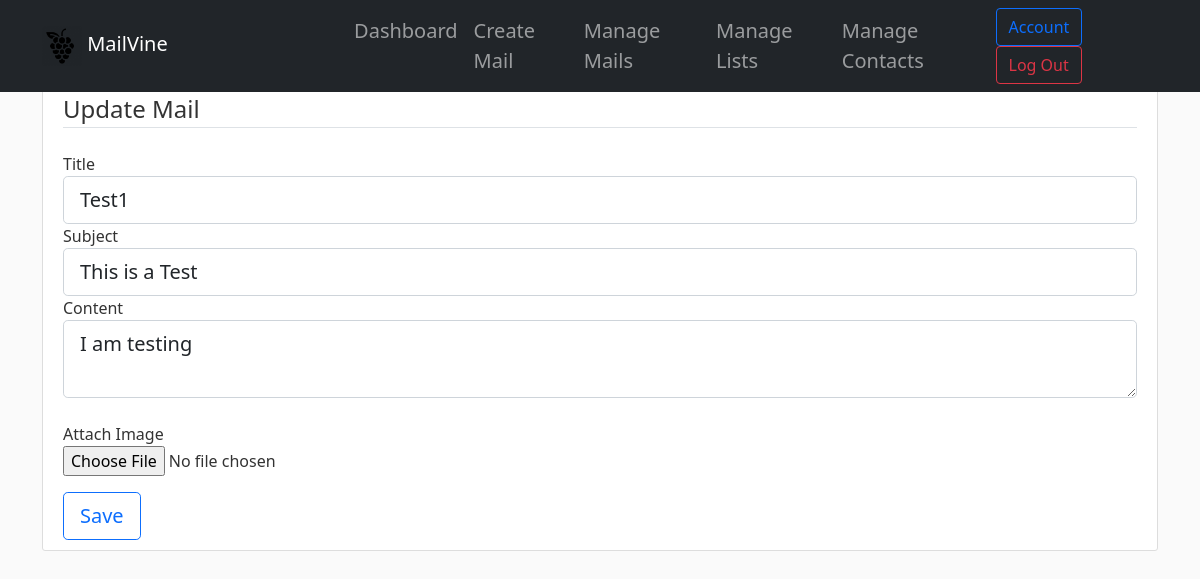
The page /mail/1/update (signed in) on the database its author committed.
### mailvine/models.py (models this page shows, shortened)
class Mail(db.Model):
    id = db.Column(db.Integer, primary_key=True)
    title = db.Column(db.String(60), nullable=False)
    subject = db.Column(db.String(120), nullable=False, default='Check this out!')
    email_text = db.Column(db.Text, nullable=False)
    email_photo = db.Column(db.String(20))
    is_active = db.Column(db.Boolean, nullable=False, default=1)
    created_at = db.Column(db.DateTime, nullable=False, default=datetime.utcnow)
    user_id = db.Column(db.Integer, db.ForeignKey('user.id'), nullable=False)

### mailvine/routes.py (the view)
@app.route('/mail/<int:mail_id>/update', methods=['GET', 'POST'])
@login_required
def update_mail(mail_id):
    mail = Mail.query.get_or_404(mail_id)
    if mail.user != current_user:
        abort(403)
    form = MailForm()
    if form.validate_on_submit():
        mail.title = form.title.data
        mail.subject = form.subject.data
        mail.email_text = form.email_text.data
        mail.email_photo = form.picture.data
        db.session.commit()
        flash('Mail has been updated!', 'success')
        return redirect(url_for('mail', mail_id=mail.id))
    elif request.method == 'GET':
        form.title.data = mail.title
        form.subject.data = mail.subject
        form.email_text.data = mail.email_text
        form.picture.data = mail.email_photo
    return render_template('create_mail.html', form=form, legend='Update Mail')

### mailvine/forms.py
class MailForm(FlaskForm):
    title = StringField('Title', validators=[DataRequired()])
    subject = StringField('Subject', validators=[DataRequired()])
    email_text = TextAreaField('Content', validators=[DataRequired()])
    picture = FileField('Attach Image', validators=[FileAllowed(['jpg', 'png'])])
    submit = SubmitField('Save')

### mailvine/models.py (called while the page is built)
@login_manager.user_loader
def load_user(user_id):
    return User.query.get(int(user_id))

### mailvine/templates/create_mail.html (shortened to what this page needs)
{% extends "dashboard_layout.html" %}
{% block body %}
<div class="container ">
<main class="content-section" >
    <form action="" method="POST">
        <fieldset class="form-group">
            <legend class="border-bottom mb-4">{{ legend }}</legend>
            <div class="form-group">
                {{ form.title.label(class="form-control-label") }}
                {% if form.title.errors %}
                {{ form.title(class="form-control form-control-lg is-invalid") }}
                <div class="invalid-feedback">
                    {% for error in form.title.errors %}
                    <span>{{ error }}</span>
                    {% endfor %}
                </div>
                {% else %}
                {{ form.title(class="form-control form-control-lg") }}
                {% endif %}
            </div>
            <div class="form-group">
                {{ form.subject.label(class="form-control-label") }}
                {% if form.subject.errors %}
                {{ form.subject(class="form-control form-control-lg is-invalid") }}
                <div class="invalid-feedback">
                    {% for error in form.subject.errors %}
                    <span>{{ error }}</span>
                    {% endfor %}
                </div>
                {% else %}
                {{ form.subject(class="form-control form-control-lg") }}
                {% endif %}
            </div>
            <div class="form-group">
                {{ form.email_text.label(class="form-control-label") }}
                {% if form.email_text.errors %}
                {{ form.email_text(class="form-control form-control-lg is-invalid") }}
                <div class="invalid-feedback">
                    {% for error in form.email_text.errors %}
                    <span>{{ error }}</span>
                    {% endfor %}
                </div>
                {% else %}
                {{ form.email_text(class="form-control form-control-lg") }}
                {% endif %}
            </div>
            <div class="form-group"><br>
                {{ form.picture.label() }}<br>
                {{ form.picture(class="form-control-file") }}
            </div>
        </fieldset>
        <div class="form-group pt-3">
            {{ form.submit(class="btn btn-outline-primary btn-lg") }}
        </div>
    </form>
</main>
</div>
{%endblock body%}

### mailvine/static/css/main.css (style rules this page uses)
body { background: #fafafa; color: #333333; margin-top: 5rem; }
.content-section { background: #ffffff; padding: 10px 20px; border: 1px solid #dddddd; border-radius: 3px; margin-bottom: 20px; }

### rows shown on the page
Mail: title "Test1", subject "This is a Test", email_text "I am testing"

### other values the page prints
{{ legend }} "Update Mail"
